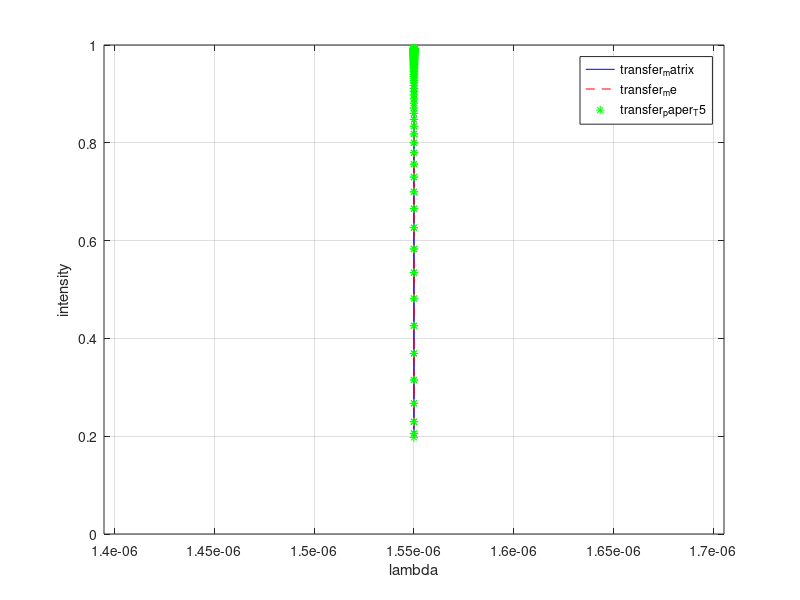

This chart was generated by the following MATLAB code: (Note: this script raises an error after producing the figure.)
clc; clear; close all;

%plot 2Ring1Bus With Coupled EachOther No Modulated

lambda_0 = 1550e-9; % central wavelength (m)
c = 3e8;
omega_0 = 2*pi*c / lambda_0; % change to angular frequency (rad/s)
lambda = linspace(lambda_0-0.3e-9,lambda_0+0.3e-9,201);
omega = 2*pi*c ./ lambda;

Q_c = 2*1e4;
Q_w = 4*1e4;
Q_i = 2*1e5;

tau_inner1 = 2 * Q_i / omega_0;
tau_w = 2 * Q_w / omega_0;
mu = omega_0/(2*Q_c);
phi = -pi/2;

%version one
A_1 = 1i.*(omega-omega_0)+1/tau_w+1/tau_inner1;
B = (exp(1i.*phi).*A_1 - (2./tau_w).*exp(1i.*phi) - 1i.*mu) ./ (A_1 - 1i.*mu.*exp(1i.*phi));
C = A_1+1i.*mu*B;

transfer_me = exp(1i.*phi) .* (1 - (2./tau_w)./C) - (2./tau_w).*B./C; %verson one transfer function

%Derived from the matrix
C_matrix = [-sqrt(2/tau_w)*exp(1i*phi), -sqrt(2/tau_w)];
K_matrix = [sqrt(2/tau_w); sqrt(2/tau_w)*exp(1i*phi)];
D_matrix = exp(1i*phi);
M_matrix = zeros(2, 2, length(omega));
M_matrix(1,1,:) = 1i*(omega_0 - omega) - 1/tau_w - 1/tau_inner1;
M_matrix(1,2,:) = -1i*mu * ones(length(omega), 1);
M_matrix(2,1,:) = (-1i*mu - (2/tau_w)*exp(1i*phi)) * ones(length(omega), 1);
M_matrix(2,2,:) = 1i*(omega_0 - omega) - 1/tau_w - 1/tau_inner1;

transfer_matrix = zeros(size(omega));
for i=1:length(omega)
transfer_matrix(i) = C_matrix * (M_matrix(:,:,i) \ (-K_matrix)) + D_matrix;
end

%This transfer function is from Liang, et al. paper
delta = (omega - omega_0) ./ omega_0;
gamma0 = 1 ./ (2 * Q_w .* (1i * delta + 1/(2 * Q_i) + 1/(2 * Q_w)));
num = 1 - 2*gamma0 - 2*gamma0 + (4 + 1i*2*(Q_w/Q_c)*exp(-1i*phi) + (Q_w/Q_c)^2) .* gamma0.^2;
den = 1 - 1i*(Q_w/Q_c) .* (2*exp(1i*phi) + 1i*(Q_w/Q_c)) .* gamma0.^2;

transfer_paper_T5 = exp(1i*phi) .* (num ./ den);

figure;
plot(lambda,abs(transfer_matrix).^2, 'b');
hold on;
plot(lambda,abs(transfer_me).^2,'r--');
plot(lambda,abs(transfer_paper_T5).^2,'g*');
hold off;
%Three line perfectly overlape each other.
xlabel('lambda');
ylabel('intensity');
grid on;
xlim([1549.7e-9,1550.3e-9]);
lgd = legend('transfer_matrix','transfer_me','transfer_paper_T5');
lgd.FontSize = 20; 
lgd.ItemTokenSize = [40, 25]; 
title('Transmission');
